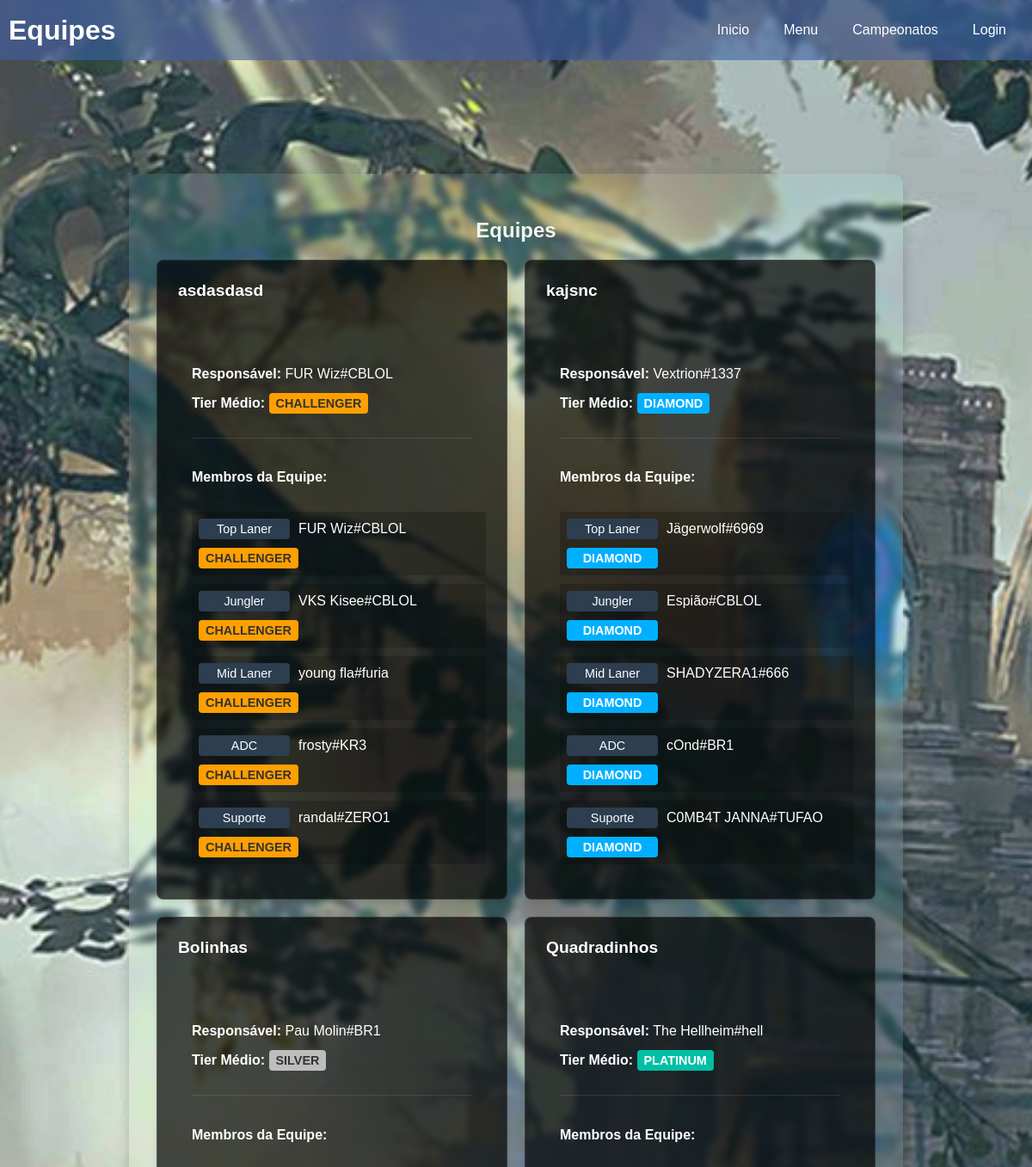
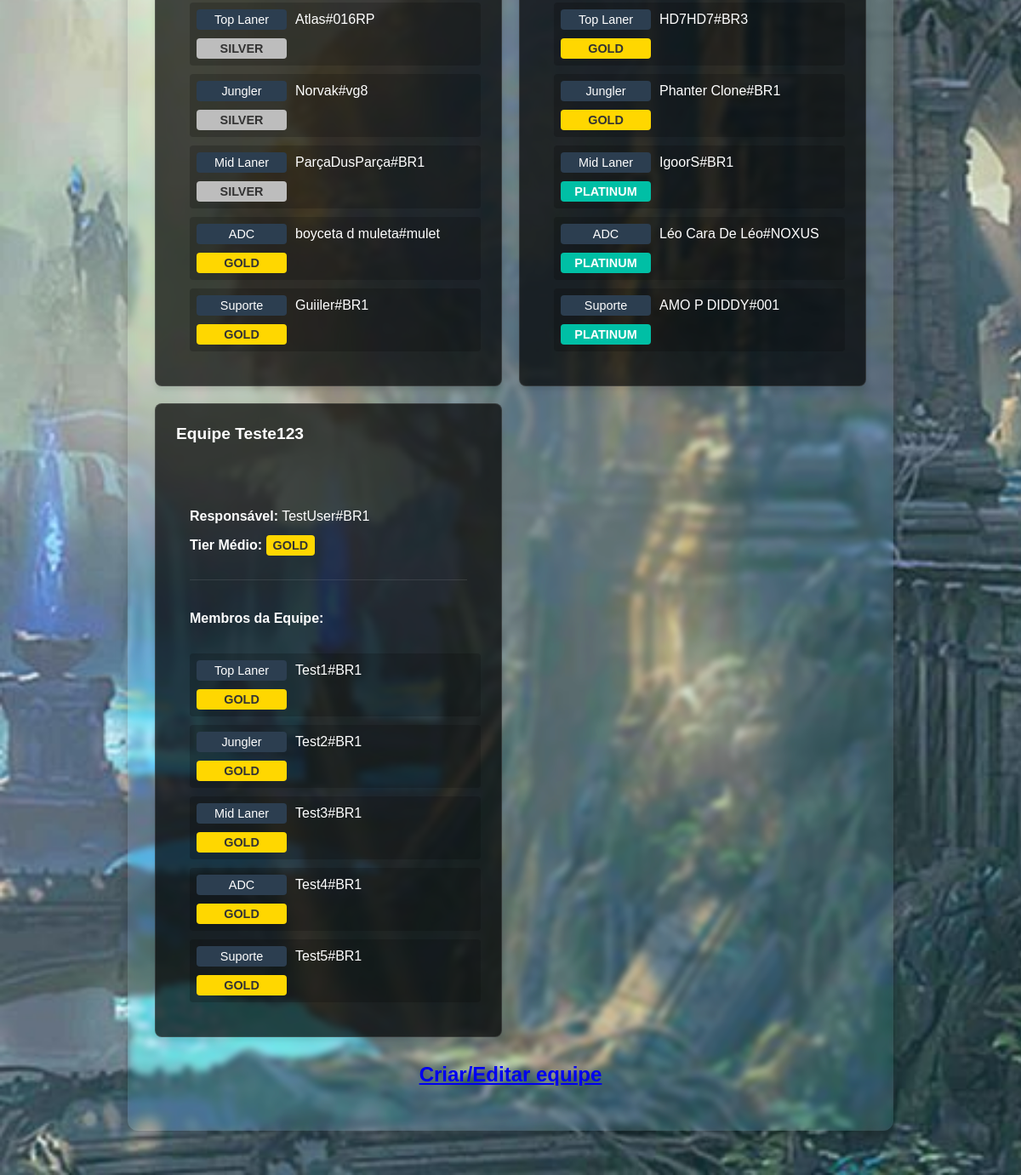
Page /equipes.php on the committed database (2 pictures, top to bottom).
### tables this page shows
CREATE TABLE `equipe` (
  `cd_equipe` int(11) NOT NULL,
  `nome` varchar(50) NOT NULL,
  `membros` longtext NOT NULL CHECK (json_valid(`membros`)),
  `responsavel` varchar(255) NOT NULL,
  `tier_medio` varchar(20) DEFAULT NULL
);

### equipes.php (the view, shortened to what this page needs)
<?php
include "config.php";
$items_per_page = 5;
$page = isset($_GET['page']) ? (int) $_GET['page'] : 1;
$offset = ($page - 1) * $items_per_page;
$sql = "SELECT cd_equipe, nome, membros, responsavel, tier_medio FROM equipe LIMIT :limit OFFSET :offset";
$stmt = $pdo->prepare($sql);
$stmt->bindParam(':limit', $items_per_page, PDO::PARAM_INT);
$stmt->bindParam(':offset', $offset, PDO::PARAM_INT);
$stmt->execute();
$teams = $stmt->fetchAll(PDO::FETCH_ASSOC);
$role = [
    "jogador1" => "Top Laner",
    "jogador2" => "Jungler",
    "jogador3" => "Mid Laner",
    "jogador4" => "ADC",
    "jogador5" => "Suporte"
];
?>
<!DOCTYPE html>
<html lang="pt-br">
<head>
    <link rel="stylesheet" href="css/css.css">
</head>
<body>
    <div class="background-image"></div>
    <header>
        <h1>Equipes</h1>
        <nav>
            <ul>
                <li><a href="index.php">Inicio</a></li>
                <li class="dropdown">
                    <a href="#">Menu</a>
                </li>
                <li class="dropdown">
                    <a href="#">Campeonatos</a>
                </li>
                <li class="dropdown">
                    <?php if (isset($_SESSION['loggedin'])): ?>
                        <a href="#"> <?php echo $_SESSION['gameName_usuario'] ?></a>
                        <ul class="dropdown-content">
                            <li><a href="#">Minhas moedas:</a></li>
                            <li><a href="feedback.php">Feedback</a></li>
                            <li><a href="logout.php"> Logout </a></li>
                        </ul>
                    <?php else: ?>
                        <a href="login.php"> Login </a>
                    <?php endif; ?>
                </li>
            </ul>
        </nav>
    </header>
    <main class="busca-container">
        <section class="busca-content player-info-section">
            <h2>Equipes</h2>
            <div class="tournaments-grid">
                <?php if (count($teams) > 0): ?>
                    <?php foreach ($teams as $team):
                        $membros = json_decode($team['membros'], true);
                    ?>
                        <div class="tournament-card">
                            <h3><?= htmlspecialchars($team['nome']) ?></h3>
                            <div class="team-details">
                                <div class="team-info">
                                    <p><strong>Responsável:</strong> <?= htmlspecialchars($team['responsavel']) ?></p>
                                    <p><strong>Tier Médio:</strong> <span class="tier-badge <?= strtolower($team['tier_medio']) ?>"><?= $team['tier_medio'] ?></span></p>
                                </div>
                                <div class="team-members">
                                    <h4>Membros da Equipe:</h4>
                                    <?php foreach ($membros as $key => $jogador): ?>
                                        <div class="member-info">
                                            <span class="role-badge"><?= htmlspecialchars($role[$key]) ?></span>
                                            <span class="player-name"><?= htmlspecialchars($jogador['gameName'] . "#" . $jogador['tagLine']) ?></span>
                                            <?php if (isset($jogador['tier'])): ?>
                                                <span class="tier-badge <?= strtolower($jogador['tier']) ?>"><?= $jogador['tier'] ?></span>
                                            <?php endif; ?>
                                        </div>
                                    <?php endforeach; ?>
                                </div>
                            </div>
                        </div>
                    <?php endforeach; ?>
                <?php else: ?>
                    <p class="no-teams">Nenhuma equipe encontrada.</p>
                <?php endif; ?>
            </div>
            <h2><a href="cadastraequipe.php" color="inherit">Criar/Editar equipe</a></h2>
        </section>
    </main>
</body>
</html>

### rows in the picture
equipe: nome "asdasdasd", responsavel "FUR Wiz#CBLOL", tier_medio "CHALLENGER", key "Top Laner", tagLine "FUR Wiz#CBLOL", tier "CHALLENGER", key "Jungler", tagLine "VKS Kisee#CBLOL", key "Mid Laner", tagLine "young fla#furia", key "ADC", tagLine "frosty#KR3", key "Suporte", tagLine "randal#ZERO1"
equipe: nome "kajsnc", responsavel "Vextrion#1337", tier_medio "DIAMOND", key "Top Laner", tagLine "Jägerwolf#6969", tier "DIAMOND", key "Jungler", tagLine "Espião#CBLOL", key "Mid Laner", tagLine "SHADYZERA1#666", key "ADC", tagLine "cOnd#BR1", key "Suporte", tagLine "C0MB4T JANNA#TUFAO"
equipe: nome "Bolinhas", responsavel "Pau Molin#BR1", tier_medio "SILVER", key "Top Laner", tagLine "Atlas#016RP", tier "SILVER", key "Jungler", tagLine "Norvak#vg8", key "Mid Laner", tagLine "ParçaDusParça#BR1", key "ADC", tagLine "boyceta d muleta#mulet", tier "GOLD", key "Suporte", tagLine "Guiiler#BR1"
equipe: nome "Quadradinhos", responsavel "The Hellheim#hell", tier_medio "PLATINUM", key "Top Laner", tagLine "HD7HD7#BR3", tier "GOLD", key "Jungler", tagLine "Phanter Clone#BR1", key "Mid Laner", tagLine "IgoorS#BR1", tier "PLATINUM", key "ADC", tagLine "Léo Cara De Léo#NOXUS", key "Suporte", tagLine "AMO P DIDDY#001"
equipe: nome "Equipe Teste123", responsavel "TestUser#BR1", tier_medio "GOLD", key "Top Laner", tagLine "Test1#BR1", tier "GOLD", key "Jungler", tagLine "Test2#BR1", key "Mid Laner", tagLine "Test3#BR1", key "ADC", tagLine "Test4#BR1", key "Suporte", tagLine "Test5#BR1"
